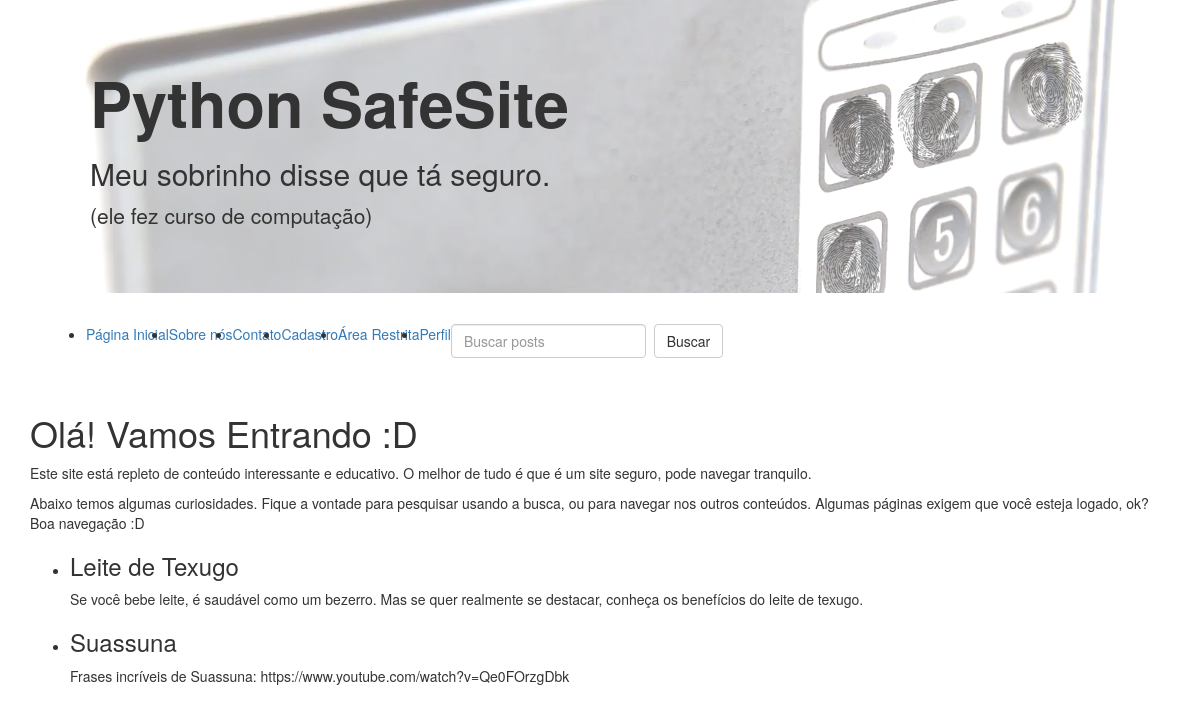
Before: / with the older database file.
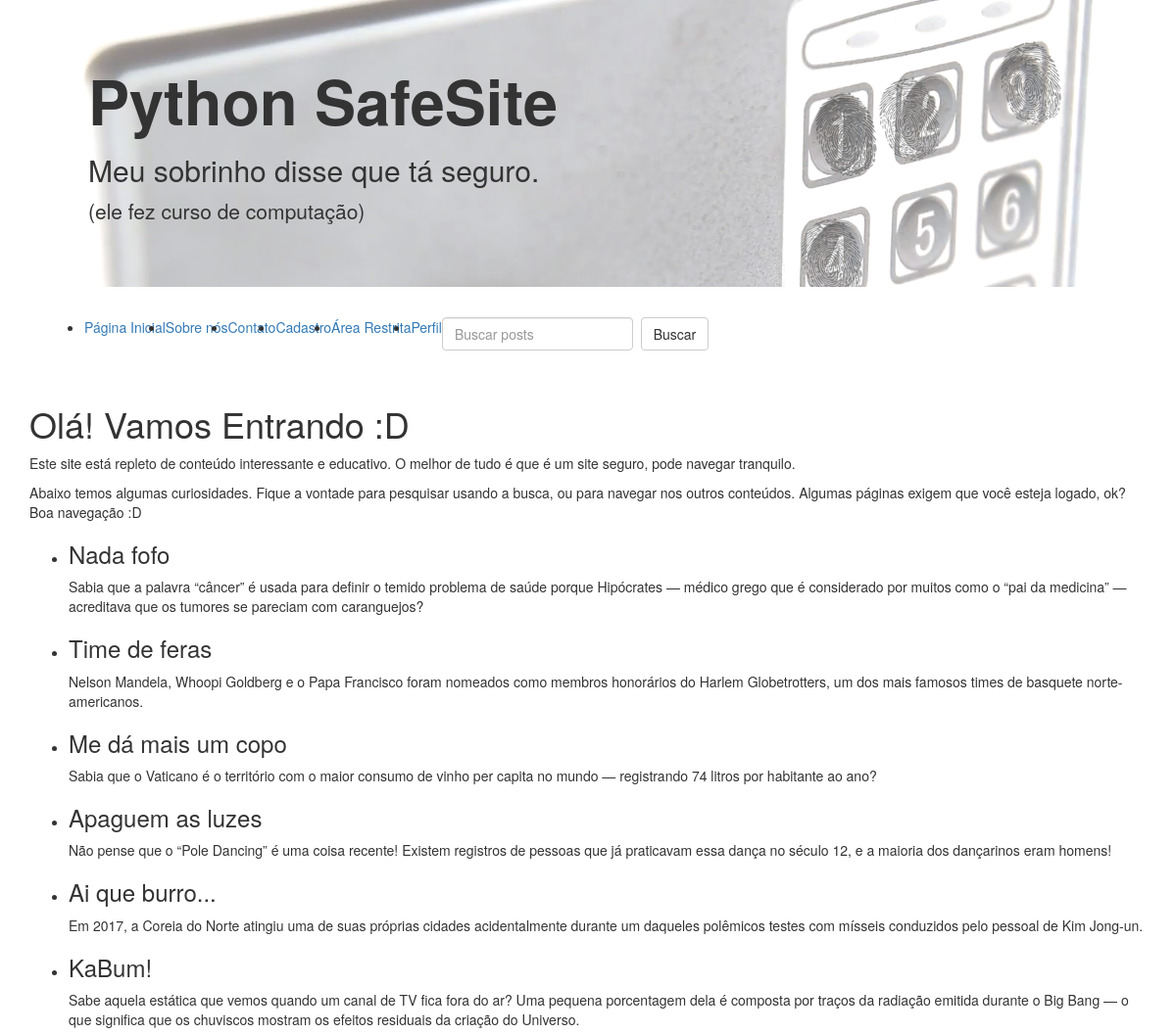
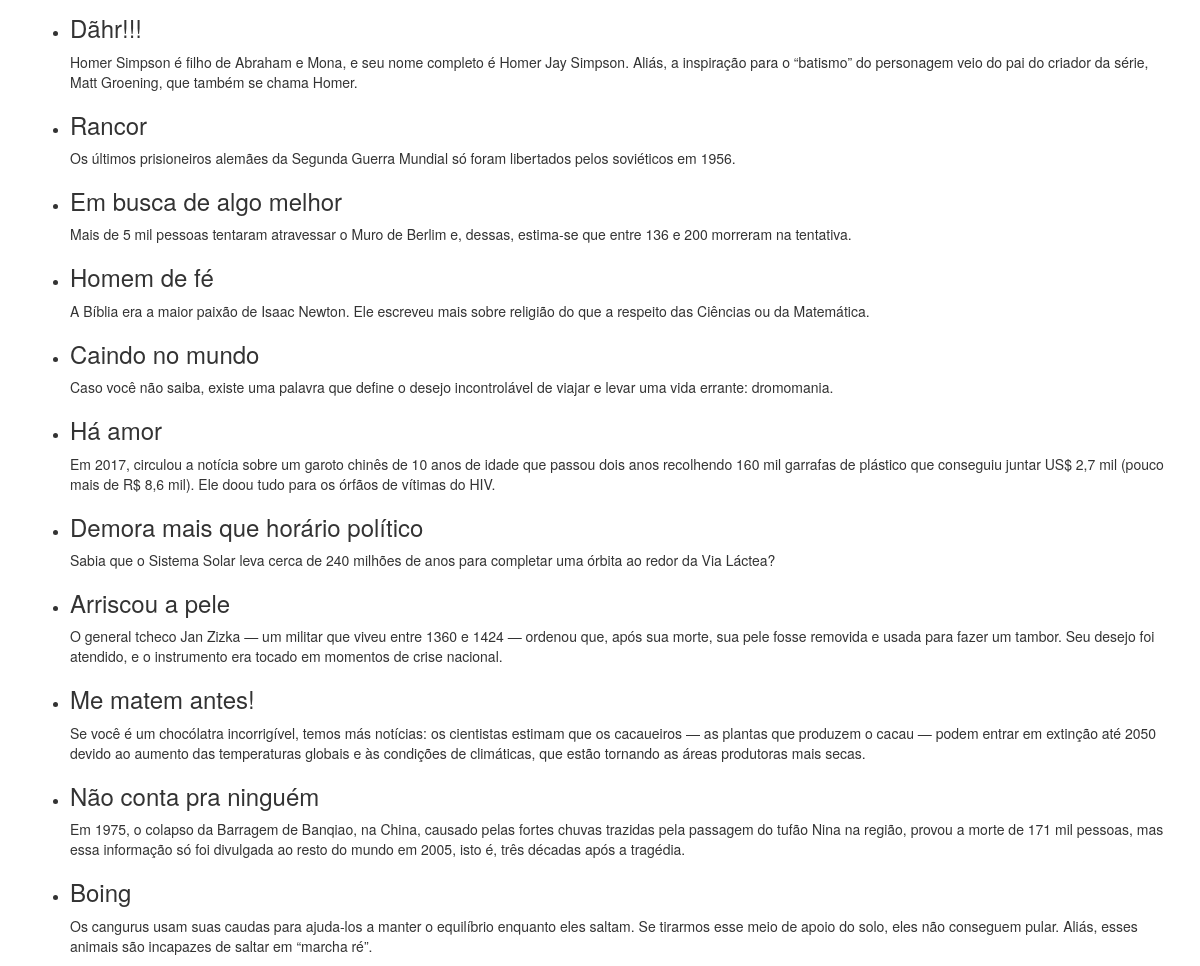
After: the same page with the newer database file (2 pictures, top to bottom).
### tables this page shows
CREATE TABLE `posts` (
	`Title`	TEXT,
	`Content`	TEXT
);

### app.py (the view)
@app.route('/', methods=['GET'])
def get_index():
    posts = f'SELECT * FROM posts;'
    posts = query(posts)
    return f.render_template('index.html', items=posts)

### app.py (called while the page is built)
def query(text):
    conn = engine.connect()
    res = conn.execute(text)
    res = res.fetchall()
    return res

### templates/index.html
{% extends 'header.html' %}
{% block content %}
<div class="container">
    <h1>Olá! Vamos Entrando :D</h1>
    <p>Este site está repleto de conteúdo interessante e educativo.
    O melhor de tudo é que é um site seguro, pode navegar tranquilo.
    </p>
    <p>Abaixo temos algumas curiosidades. Fique a vontade para pesquisar
    usando a busca, ou para navegar nos outros conteúdos. Algumas páginas
    exigem que você esteja logado, ok? Boa navegação :D
    </p>
    <ul>
        {% for i in items %}
        <li>
            <h3>{{ i[0] }}</h3>
            <p>{{ i[1] }}</p>
        </li>
        {% endfor %}
    </ul>
</div>
{% endblock %}

### templates/header.html (shortened to what this page needs)
{% extends 'bootstrap/base.html' %}
{% block styles %}
{{super()}}
<link rel="stylesheet" href="{{url_for('static', filename='css/main.css')}}">
{% endblock %}
{% block navbar %}
<div class="container">
    <div class="jumbotron" style="background-image: url('/static/images/jumbotron_bg.png')">
        <h1 style="font-weight: bolder">Python SafeSite</h1>
        <h2>Meu sobrinho disse que tá seguro.</h2>
        <p>(ele fez curso de computação)</p>
    </div>
    <nav class="navbar navbar-expand-lg navbar-light bg-light">
        <div class="collapse navbar-collapse" id="navbarText">
            <ul class="navbar-nav mr-auto">
                <li class="nav-item">
                    <a class="nav-link" href="/">Página Inicial</a>
                </li>
                <li class="nav-item">
                    <a class="nav-link" href="/about">Sobre nós</a>
                </li>
                <li class="nav-item">
                    <a class="nav-link" href="/contact">Contato</a>
                </li>
                <li class="nav-item">
                    <a class="nav-link" href="/signup">Cadastro</a>
                </li>
                <li class="nav-item">
                    <a class="nav-link" href="/restrict">Área Restrita</a>
                </li>
                <li class="nav-item">
                    <a class="nav-link" href="/profile">Perfil</a>
                </li>
            </ul>
            <form class="form-inline" method="GET" action="/search">
                <input class="form-control" name="text" type="search" placeholder="Buscar posts">&nbsp;
                <button class="btn btn-default" type="submit">Buscar</button>
            </form>
        </div>
    </nav>
</div>
{% endblock %}

Changed rows visible on the page:
removed posts: Title "Leite de Texugo", Content "Se você bebe leite, é saudável como um bezerro. Mas se quer realmente se destacar, conheça os benefícios do leite de texugo."
removed posts: Title "Suassuna", Content "Frases incríveis de Suassuna: https://www.youtube.com/watch?v=Qe0FOrzgDbk"
added posts: Title "Nada fofo", Content "Sabia que a palavra “câncer” é usada para definir o temido problema de saúde porque Hipócrates — médico grego que é considerado por muitos como o “pai da medicina” — acreditava que os tumores se pareciam com caranguejos?"
added posts: Title "Time de feras", Content "Nelson Mandela, Whoopi Goldberg e o Papa Francisco foram nomeados como membros honorários do Harlem Globetrotters, um dos mais famosos times de basquete norte-americanos."
added posts: Title "Me dá mais um copo", Content "Sabia que o Vaticano é o território com o maior consumo de vinho per capita no mundo — registrando 74 litros por habitante ao ano?"
added posts: Title "Apaguem as luzes", Content "Não pense que o “Pole Dancing” é uma coisa recente! Existem registros de pessoas que já praticavam essa dança no século 12, e a maioria dos dançarinos eram homens!"
added posts: Title "Ai que burro...", Content "Em 2017, a Coreia do Norte atingiu uma de suas próprias cidades acidentalmente durante um daqueles polêmicos testes com mísseis conduzidos pelo pessoal de Kim Jong-un."
added posts: Title "KaBum!", Content "Sabe aquela estática que vemos quando um canal de TV fica fora do ar? Uma pequena porcentagem dela é composta por traços da radiação emitida durante o Big Bang — o que significa que os chuviscos mostram os efeitos residuais da criação do Universo."
added posts: Title "Dãhr!!!", Content "Homer Simpson é filho de Abraham e Mona, e seu nome completo é Homer Jay Simpson. Aliás, a inspiração para o “batismo” do personagem veio do pai do criador da série, Matt Groening, que também se chama Homer."
added posts: Title "Rancor", Content "Os últimos prisioneiros alemães da Segunda Guerra Mundial só foram libertados pelos soviéticos em 1956."
added posts: Title "Em busca de algo melhor", Content "Mais de 5 mil pessoas tentaram atravessar o Muro de Berlim e, dessas, estima-se que entre 136 e 200 morreram na tentativa."
added posts: Title "Homem de fé", Content "A Bíblia era a maior paixão de Isaac Newton. Ele escreveu mais sobre religião do que a respeito das Ciências ou da Matemática."
added posts: Title "Caindo no mundo", Content "Caso você não saiba, existe uma palavra que define o desejo incontrolável de viajar e levar uma vida errante: dromomania."
added posts: Title "Há amor", Content "Em 2017, circulou a notícia sobre um garoto chinês de 10 anos de idade que passou dois anos recolhendo 160 mil garrafas de plástico que conseguiu juntar US$ 2,7 mil (pouco mais de R$ 8,6 mil). Ele doou tudo para os órfãos de vítimas do HIV."
added posts: Title "Demora mais que horário político", Content "Sabia que o Sistema Solar leva cerca de 240 milhões de anos para completar uma órbita ao redor da Via Láctea?"
added posts: Title "Arriscou a pele", Content "O general tcheco Jan Zizka — um militar que viveu entre 1360 e 1424 — ordenou que, após sua morte, sua pele fosse removida e usada para fazer um tambor. Seu desejo foi atendido, e o instrumento era tocado em momentos de crise nacional."
added posts: Title "Me matem antes!", Content "Se você é um chocólatra incorrigível, temos más notícias: os cientistas estimam que os cacaueiros — as plantas que produzem o cacau — podem entrar em extinção até 2050 devido ao aumento das temperaturas globais e às condições de climáticas, que estão tornando as áreas produtoras mais secas."
added posts: Title "Não conta pra ninguém", Content "Em 1975, o colapso da Barragem de Banqiao, na China, causado pelas fortes chuvas trazidas pela passagem do tufão Nina na região, provou a morte de 171 mil pessoas, mas essa informação só foi divulgada ao resto do mundo em 2005, isto é, três décadas após a tragédia."
added posts: Title "Boing", Content "Os cangurus usam suas caudas para ajuda-los a manter o equilíbrio enquanto eles saltam. Se tirarmos esse meio de apoio do solo, eles não conseguem pular. Aliás, esses animais são incapazes de saltar em “marcha ré”."
